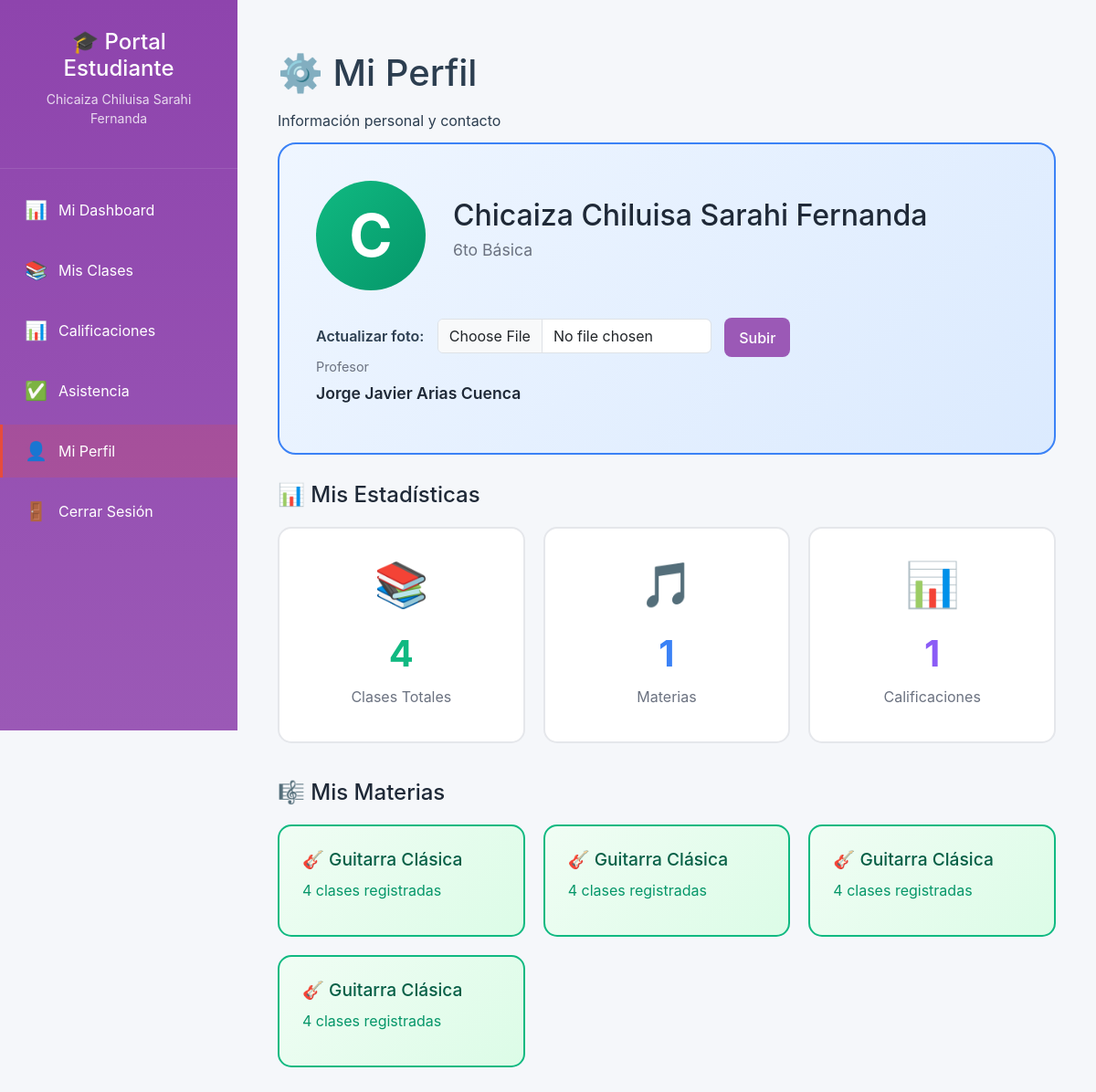
Screenshot of /students/profile/ (signed in) with the database file from the repository.
### students/models.py (models this page shows, shortened)
class Student(models.Model):
    GRADE_CHOICES = [
        ('2do Básica', '2do Básica'),
        ('3ro Básica', '3ro Básica'),
        ('4to Básica', '4to Básica'),
        ('5to Básica', '5to Básica'),
        ('6to Básica', '6to Básica'),
        ('7mo Básica', '7mo Básica'),
        ('8vo Básica', '8vo Básica'),
        ('1ro Bachillerato', '1ro Bachillerato'),
        ('2do Bachillerato', '2do Bachillerato'),
        ('3ro Bachillerato', '3ro Bachillerato'),
    ]
    teacher = models.ForeignKey(Teacher, on_delete=models.CASCADE, related_name='students', verbose_name="Docente")
    user = models.OneToOneField(User, on_delete=models.SET_NULL, null=True, blank=True, related_name='student_profile', verbose_name="Usuario del estudiante")
    name = models.CharField(max_length=200, verbose_name="Nombre completo")
    grade = models.CharField(max_length=50, choices=GRADE_CHOICES, verbose_name="Año escolar")
    parent_name = models.CharField(max_length=200, blank=True, verbose_name="Nombre del padre/madre")
    parent_email = models.EmailField(blank=True, verbose_name="Email del padre/madre")
    parent_phone = models.CharField(max_length=20, blank=True, verbose_name="Teléfono del padre/madre")
    notes = models.TextField(blank=True, verbose_name="Notas adicionales")
    photo = models.ImageField(upload_to='profiles/students/', blank=True, null=True, verbose_name="Foto de perfil")
    active = models.BooleanField(default=True, verbose_name="Activo")
    created_at = models.DateTimeField(auto_now_add=True)
    class Meta:
        ordering = ['name']
        verbose_name = "Estudiante"
        verbose_name_plural = "Estudiantes"
    def get_class_count(self, subject=None):
        from classes.models import Activity
        if subject:
            return self.activities.filter(subject=subject).count()
        return self.activities.count()
    def get_subjects(self):
        return self.activities.values_list('subject', flat=True).distinct()

### teachers/models.py (models this page shows, shortened)
class Teacher(models.Model):
    user = models.OneToOneField(User, on_delete=models.CASCADE, related_name='teacher_profile')
    full_name = models.CharField(max_length=200, verbose_name="Nombre completo")
    specialization = models.CharField(max_length=100, blank=True, verbose_name="Especialización")
    phone = models.CharField(max_length=20, blank=True, verbose_name="Teléfono")
    photo = models.ImageField(upload_to='profiles/teachers/', blank=True, null=True, verbose_name="Foto de perfil")
    created_at = models.DateTimeField(auto_now_add=True)
    class Meta:
        verbose_name = "Docente"
        verbose_name_plural = "Docentes"
        ordering = ['full_name']

### students/views.py (the view)
# urls.py: path('profile/', views.student_profile_view, name='profile'),
@student_required
def student_profile_view(request):
    student = request.user.student_profile
    if request.method == 'POST' and request.FILES.get('photo'):
        student.photo = request.FILES['photo']
        student.save()
        messages.success(request, 'Foto de perfil actualizada')
        return redirect('students:profile')
    total_clases = Activity.objects.filter(student=student).count()
    total_asistencias = Attendance.objects.filter(student=student).count()
    promedio = Grade.objects.filter(student=student).aggregate(
        promedio=Avg('score')
    )['promedio'] or 0
    materias = Activity.objects.filter(student=student).values_list('subject', flat=True).distinct()
    clases_matriculadas = Clase.objects.filter(
        enrollments__student=student,
        enrollments__active=True
    )
    return render(request, 'students/profile.html', {
        'student': student,
        'total_clases': total_clases,
        'total_asistencias': total_asistencias,
        'promedio': round(promedio, 2),
        'materias': materias,
        'clases_matriculadas': clases_matriculadas,
    })

### students/templates/students/profile.html (shortened to what this page needs)
{% extends 'students/base.html' %}
{% block content %}
<h1 class="page-title">⚙️ Mi Perfil</h1>
<p class="page-subtitle">Información personal y contacto</p>
<div style="background: linear-gradient(135deg, #EFF6FF 0%, #DBEAFE 100%); border: 2px solid #3B82F6; padding: 40px; border-radius: 20px; margin-bottom: 30px;">
    <div style="display: flex; align-items: center; gap: 30px; margin-bottom: 30px;">
        <div style="width: 120px; height: 120px; border-radius: 50%; background: linear-gradient(135deg, #10B981 0%, #059669 100%); display: flex; align-items: center; justify-content: center; color: white; font-size: 4em; font-weight: bold; overflow: hidden;">
            {% if student.photo %}
                <img src="{{ student.photo.url }}" alt="Foto" style="width: 100%; height: 100%; object-fit: cover;">
            {% else %}
                {{ student.name.0 }}
            {% endif %}
        </div>
        <div>
            <h2 style="font-size: 2em; color: #1F2937; margin-bottom: 5px;">{{ student.name }}</h2>
            <p style="color: #6B7280; font-size: 1.1em;">{{ student.grade }}</p>
        </div>
    </div>
    <form method="post" enctype="multipart/form-data" style="margin-top: 10px;">
        <label style="font-weight:600; margin-right:10px;">Actualizar foto:</label>
        <input type="file" name="photo" accept="image/*" class="form-control" style="max-width:300px; display:inline-block;">
        <button type="submit" class="btn btn-primary" style="margin-left:10px;">Subir</button>
    </form>
    <div style="display: grid; grid-template-columns: repeat(auto-fit, minmax(250px, 1fr)); gap: 20px;">
        <div>
            <p style="color: #6B7280; font-size: 0.9em; margin-bottom: 5px;">Profesor</p>
            <p style="color: #1F2937; font-size: 1.1em; font-weight: 600;">{{ student.teacher.full_name }}</p>
        </div>
    </div>
</div>
<h2 style="color: #1F2937; font-size: 1.5em; margin-bottom: 20px;">📊 Mis Estadísticas</h2>
<div style="display: grid; grid-template-columns: repeat(auto-fit, minmax(200px, 1fr)); gap: 20px;">
    <div style="background: white; border: 2px solid #E5E7EB; padding: 25px; border-radius: 15px; text-align: center;">
        <div style="font-size: 3em; margin-bottom: 10px;">📚</div>
        <div style="font-size: 2.5em; font-weight: bold; color: #10B981;">{{ student.get_class_count }}</div>
        <p style="color: #6B7280; margin-top: 5px;">Clases Totales</p>
    </div>
    <div style="background: white; border: 2px solid #E5E7EB; padding: 25px; border-radius: 15px; text-align: center;">
        <div style="font-size: 3em; margin-bottom: 10px;">🎵</div>
        <div style="font-size: 2.5em; font-weight: bold; color: #3B82F6;">{{ student.get_subjects.count }}</div>
        <p style="color: #6B7280; margin-top: 5px;">Materias</p>
    </div>
    <div style="background: white; border: 2px solid #E5E7EB; padding: 25px; border-radius: 15px; text-align: center;">
        <div style="font-size: 3em; margin-bottom: 10px;">📊</div>
        <div style="font-size: 2.5em; font-weight: bold; color: #8B5CF6;">{{ student.grades.count }}</div>
        <p style="color: #6B7280; margin-top: 5px;">Calificaciones</p>
    </div>
</div>
<div style="margin-top: 40px;">
    <h2 style="color: #1F2937; font-size: 1.5em; margin-bottom: 20px;">🎼 Mis Materias</h2>
    <div style="display: grid; grid-template-columns: repeat(auto-fit, minmax(250px, 1fr)); gap: 20px;">
        {% for subject in student.get_subjects %}
        <div style="background: linear-gradient(135deg, #F0FDF4 0%, #DCFCE7 100%); border: 2px solid #10B981; padding: 25px; border-radius: 15px;">
            <h3 style="color: #065F46; font-size: 1.2em; margin-bottom: 10px;">
                {% if 'Guitarra' in subject %}🎸{% elif 'Conjunto' in subject %}🎺{% else %}🎵{% endif %}
                {{ subject }}
            </h3>
            <p style="color: #059669;">{{ student.get_class_count }} clases registradas</p>
        </div>
        {% endfor %}
    </div>
</div>
{% endblock %}

### students/templates/students/base.html (shortened to what this page needs)
{% load static %}
<!DOCTYPE html>
<html lang="es">
<head>
    <link href="https://cdn.jsdelivr.net/npm/bootstrap@5.3.3/dist/css/bootstrap.min.css" rel="stylesheet">
    <link rel="stylesheet" href="{% static 'css/app.css' %}">
</head>
<body>
    {% if user.is_authenticated and user.student_profile %}
    <div class="dashboard-container">
        <aside class="sidebar">
            <div class="sidebar-header">
                <h2>🎓 Portal Estudiante</h2>
                <p>{{ request.user.student_profile.name }}</p>
            </div>
            <nav class="sidebar-nav">
                <a href="{% url 'students:student_dashboard' %}" class="nav-item {% if request.resolver_match.url_name == 'student_dashboard' %}active{% endif %}">
                    <span class="icon">📊</span>
                    <span>Mi Dashboard</span>
                </a>
                <a href="{% url 'students:classes' %}" class="nav-item {% if request.resolver_match.url_name == 'classes' %}active{% endif %}">
                    <span class="icon">📚</span>
                    <span>Mis Clases</span>
                </a>
                <a href="{% url 'students:grades' %}" class="nav-item {% if request.resolver_match.url_name == 'grades' %}active{% endif %}">
                    <span class="icon">📊</span>
                    <span>Calificaciones</span>
                </a>
                <a href="{% url 'students:attendance' %}" class="nav-item {% if request.resolver_match.url_name == 'attendance' %}active{% endif %}">
                    <span class="icon">✅</span>
                    <span>Asistencia</span>
                </a>
                <a href="{% url 'students:profile' %}" class="nav-item {% if request.resolver_match.url_name == 'profile' %}active{% endif %}">
                    <span class="icon">👤</span>
                    <span>Mi Perfil</span>
                </a>
                <a href="{% url 'users:logout' %}" class="nav-item">
                    <span class="icon">🚪</span>
                    <span>Cerrar Sesión</span>
                </a>
            </nav>
        </aside>
        <main class="main-content">
            <div class="container-fluid py-4">
                {% block content %}
                {% endblock %}
            </div>
        </main>
    </div>
    {% else %}
    <div style="padding: 2rem; text-align: center;">
        <h1>Acceso Denegado</h1>
        <p>Debes iniciar sesión como estudiante para acceder a esta página.</p>
        <a href="{% url 'users:login' %}" class="btn btn-primary">Iniciar Sesión</a>
    </div>
    {% endif %}
</body>
</html>

### static/css/app.css (style rules this page uses)
:root { --space-1: 0.25rem; --space-2: 0.5rem; --space-3: 0.75rem; --space-4: 1rem; --space-5: 1.5rem; --space-6: 2rem; --radius: 10px; --shadow-sm: 0 2px 8px rgba(0,0,0,.06); --shadow: 0 6px 24px rgba(0,0,0,.08); }
.main-content { padding: var(--space-6) var(--space-5); }
h1,h2,h3 { margin: 0 0 var(--space-4) 0; }
p { margin-bottom: var(--space-3); }
.btn, .btn-primary, .btn-secondary, .btn-orange, .btn-view { border-radius: 8px !important; padding: 0.6rem 1rem !important; }
.sidebar .nav-item { margin-bottom: var(--space-2); }
.py-4 { padding-top: var(--space-5); padding-bottom: var(--space-5); }

### students/templates/students/base.html (style rules this page uses)
* { margin: 0; padding: 0; box-sizing: border-box; }
body { font-family: -apple-system, BlinkMacSystemFont, 'Segoe UI', Roboto, Oxygen, Ubuntu, Cantarell, sans-serif; background-color: #f5f7fa; color: #2c3e50; }
.dashboard-container { display: flex; min-height: 100vh; }
.sidebar { width: 260px; background: linear-gradient(180deg, #8e44ad 0%, #9b59b6 100%); color: white; position: fixed; height: 100vh; overflow-y: auto; }
.sidebar-header { padding: 2rem 1.5rem; border-bottom: 1px solid rgba(255,255,255,0.1); text-align: center; }
.sidebar-header h2 { font-size: 1.5rem; margin-bottom: 0.5rem; color: white; }
.sidebar-header p { font-size: 0.875rem; opacity: 0.8; }
.sidebar-nav { padding: 1rem 0; }
.nav-item { display: flex; align-items: center; padding: 0.875rem 1.5rem; color: white; text-decoration: none; transition: all 0.3s; border-left: 3px solid transparent; }
.nav-item.active { background-color: rgba(231,76,60,0.2); border-left-color: #e74c3c; }
.nav-item .icon { font-size: 1.25rem; margin-right: 0.75rem; }
.main-content { margin-left: 260px; flex: 1; padding: 2rem; width: calc(100% - 260px); }
.btn { display: inline-block; padding: 0.625rem 1.25rem; border-radius: 6px; text-decoration: none; font-weight: 500; transition: all 0.3s; border: none; cursor: pointer; }
.btn-primary { background-color: #9b59b6; color: white; }

### rows the page displays
Student: name.0 "C", name "Chicaiza Chiluisa Sarahi Fernanda", grade "6to Básica", teacher.full_name "Jorge Javier Arias Cuenca", get_class_count "4", get_subjects.count "1", grades.count "1", get_class_count "4" "4" "4" "4"

### other values shown
{{ request.user.student_profile.name }} "Chicaiza Chiluisa Sarahi Fernanda"
{{ subject }} "Guitarra Clásica" "Guitarra Clásica" "Guitarra Clásica" "Guitarra Clásica"
